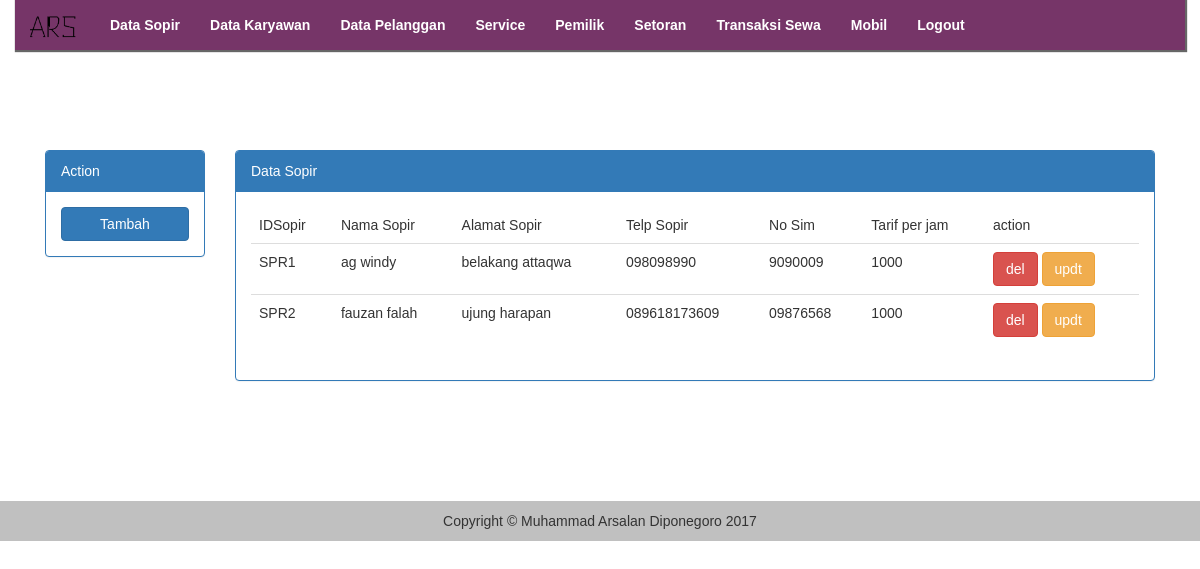
Page /index.php?page=data/sopir (signed in) on the committed database.
### tables this page shows
CREATE TABLE `tb_sopir` (
  `IDSopir` varchar(5) NOT NULL,
  `NmSopir` varchar(255) NOT NULL,
  `AlmtSopir` text NOT NULL,
  `TelpSopir` varchar(255) NOT NULL,
  `NoSim` varchar(255) NOT NULL,
  `TarifPerJam` int(11) NOT NULL
);

### system/action/action.sopir.php (called while the page is built, shortened)
<?php
class sopir
{
	protected $db;
	function __construct($db)
	{
		$this->db = $db;
	}
		function fetch()
		{
			$sql = 'SELECT * FROM tb_sopir';
			$x = $this->db -> prepare($sql);
			$x -> execute();
			$f = $x -> fetchAll();
			return $f;
		}
}

### app/page/data/sopir/index.php (the view, shortened to what this page needs)
<?php
	$fetch = new sopir($db);
	$fS = $fetch -> fetch();
?>
<div class="container">
	<div class="row">
	<div class="col-md-12 data-sopir-view">
		<div class="col-md-2">
			<div class="panel panel-primary">
				<div class="panel-heading">
					Action
				</div>
				<div class="panel-body">
						<tr>
							<td><button class="btn btn-block btn-primary" onclick="popupView()">Tambah</button></td>
						</tr>
				</div>
			</div>
		</div>
		<div class="col-md-10">
			<div class="panel panel-primary">
				<div class="panel-heading">
					Data Sopir
				</div>
				<div class="panel-body">
					<table class="table">
						<thead>
							<td>IDSopir</td>
							<td>Nama Sopir</td>
							<td>Alamat Sopir</td>
							<td>Telp Sopir</td>
							<td>No Sim</td>
							<td>Tarif per jam</td>
							<td>action</td>
						</thead>
						<tbody>
							<?php foreach($fS as $data){ ?>
							<tr>
								<td><?php echo $data['IDSopir']  ?></td>
								<td><?php echo $data['NmSopir']  ?></td>
								<td><?php echo $data['AlmtSopir']  ?></td>
								<td><?php echo $data['TelpSopir']  ?></td>
								<td><?php echo $data['NoSim']  ?></td>
								<td><?php echo $data['TarifPerJam']  ?></td>
								<td><a href="index.php?action=HapusSopir&i=<?php echo base64_encode($data['IDSopir']) ?>"><button class="btn btn-danger">del</button></a> <button class="btn btn-warning" onclick="EditSopir('<?php echo $data['IDSopir']?>','<?php echo $data['NmSopir']?>','<?php echo $data['AlmtSopir']?>','<?php echo $data['TelpSopir'] ?>','<?php echo $data['NoSim'] ?>','<?php echo $data['TarifPerJam'] ?>')">updt</button></td>
							</tr>
							<?php }?>
						</tbody>
					</table>
				</div>
			</div>
		</div>
	</div>
	</div>
</div>

### app/resources/css/main.css (style rules this page uses)
body { background: #fff; font-family: sans-serif; }
.data-sopir-view { margin: 100px auto; }

### rows in the picture
tb_sopir: IDSopir "SPR1", NmSopir "ag windy", AlmtSopir "belakang attaqwa", TelpSopir "098098990", NoSim "9090009", TarifPerJam "1000"
tb_sopir: IDSopir "SPR2", NmSopir "fauzan falah", AlmtSopir "ujung harapan", TelpSopir "089618173609", NoSim "09876568", TarifPerJam "1000"
